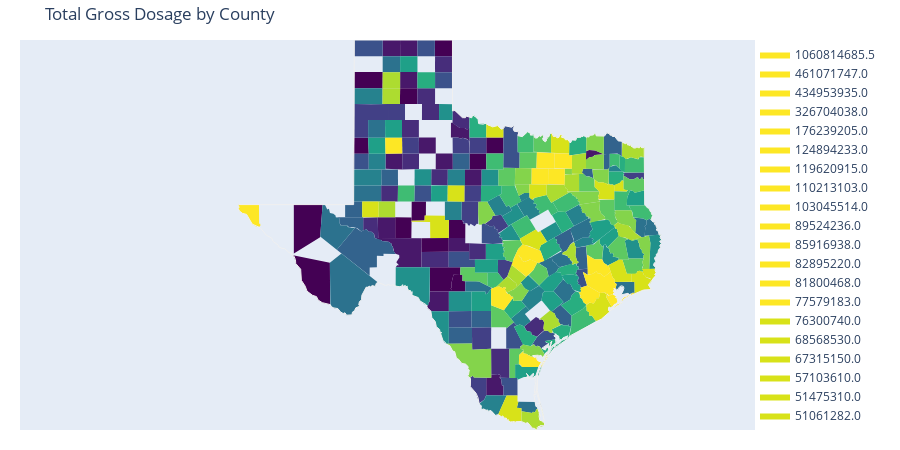

The cell this chart's notebook holds for it:
### Code cell
#plot total dosage chloropleth
fig = ff.create_choropleth(fips=fips, values=dosage, scope = ["Texas"])
fig.update_layout(
    title_text = 'Total Gross Dosage by County')
fig.show()
plt.savefig('texas_gross')
